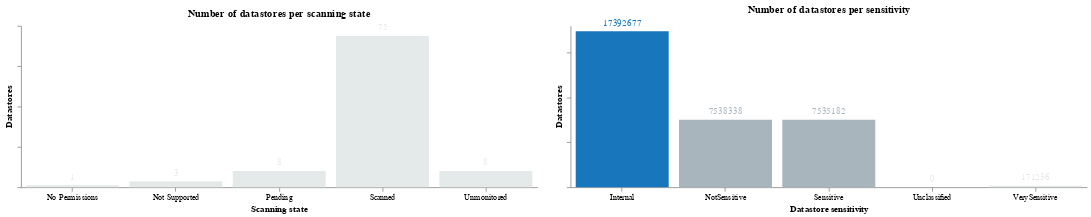

The notebook cell this image was saved under:
### Code cell
((c1.mark_bar() + c1.mark_text(align='center', dy=-10)) | (c2.mark_bar() + c2.mark_text(align='center', dy=-10))).configure_axis(grid=False).configure_view(strokeWidth=0)

### Figure 1 — Vega-Lite specification as saved in the notebook (floating-point values rounded to 4 significant figures)
{"config": {"view": {"continuousWidth": 300, "continuousHeight": 300, "strokeWidth": 0}, "axis": {"grid": false}}, "hconcat": [{"layer": [{"mark": {"type": "bar"}, "encoding": {"color": {"field": "count", "legend": null, "scale": {"scheme": "lightgreyteal", "reverse": false}, "type": "quantitative"}, "text": {"field": "count", "type": "quantitative"}, "tooltip": [{"field": "scanningState", "type": "nominal"}, {"field": "count", "type": "quantitative"}], "x": {"axis": {"labelAngle": 0, "labels": true}, "field": "scanningState", "title": "Scanning state", "type": "nominal"}, "y": {"axis": {"labels": false}, "field": "count", "title": "Datastores", "type": "quantitative"}}, "title": "Number of datastores per scanning state"}, {"mark": {"type": "text", "align": "center", "dy": -10}, "encoding": {"color": {"field": "count", "legend": null, "scale": {"scheme": "lightgreyteal", "reverse": false}, "type": "quantitative"}, "text": {"field": "count", "type": "quantitative"}, "tooltip": [{"field": "scanningState", "type": "nominal"}, {"field": "count", "type": "quantitative"}], "x": {"axis": {"labelAngle": 0, "labels": true}, "field": "scanningState", "title": "Scanning state", "type": "nominal"}, "y": {"axis": {"labels": false}, "field": "count", "title": "Datastores", "type": "quantitative"}}, "title": "Number of datastores per scanning state"}], "data": {"name": "data-fe9f541786f8b661d85808b6059b729c"}, "height": 200, "width": 640}, {"layer": [{"mark": {"type": "bar"}, "encoding": {"color": {"field": "count", "legend": null, "scale": {"scheme": "lightgreyteal", "reverse": false}, "type": "quantitative"}, "text": {"field": "count", "type": "quantitative"}, "tooltip": [{"field": "sensitivity", "type": "nominal"}, {"field": "count", "type": "quantitative"}], "x": {"axis": {"labelAngle": 0, "labels": true}, "field": "sensitivity", "title": "Datastore sensitivity", "type": "nominal"}, "y": {"axis": {"labels": false}, "field": "count", "title": "Datastores", "type": "quantitative"}}, "title": "Number of datastores per sensitivity"}, {"mark": {"type": "text", "align": "center", "dy": -10}, "encoding": {"color": {"field": "count", "legend": null, "scale": {"scheme": "lightgreyteal", "reverse": false}, "type": "quantitative"}, "text": {"field": "count", "type": "quantitative"}, "tooltip": [{"field": "sensitivity", "type": "nominal"}, {"field": "count", "type": "quantitative"}], "x": {"axis": {"labelAngle": 0, "labels": true}, "field": "sensitivity", "title": "Datastore sensitivity", "type": "nominal"}, "y": {"axis": {"labels": false}, "field": "count", "title": "Datastores", "type": "quantitative"}}, "title": "Number of datastores per sensitivity"}], "data": {"name": "data-6d1d911c4f80e622074d8e448a61edc9"}, "height": 200, "width": 640}], "$schema": "https://vega.github.io/schema/vega-lite/v5.20.1.json", "datasets": {"data-fe9f541786f8b661d85808b6059b729c": [{"scanningState": "No Permissions", "count": 1}, {"scanningState": "Not Supported", "count": 3}, {"scanningState": "Pending", "count": 8}, {"scanningState": "Scanned", "count": 75}, {"scanningState": "Unmonitored", "count": 8}], "data-6d1d911c4f80e622074d8e448a61edc9": [{"sensitivity": "Internal", "count": 17392677}, {"sensitivity": "NotSensitive", "count": 7538338}, {"sensitivity": "Sensitive", "count": 7535182}, {"sensitivity": "Unclassified", "count": 0}, {"sensitivity": "VerySensitive", "count": 171236}]}}
